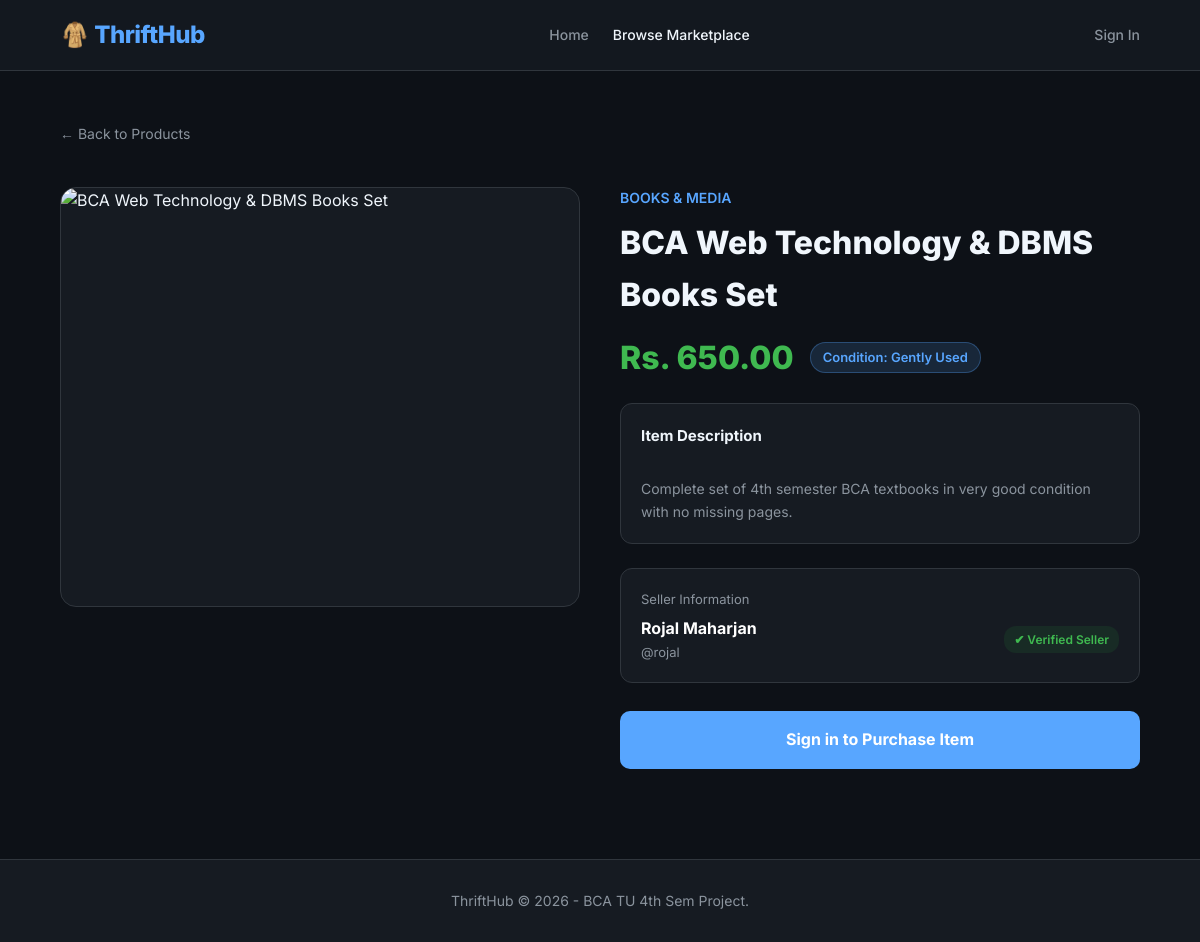
The page /product-detail.php?id=5 on the database its author committed.
### tables this page shows
CREATE TABLE `products` (
  `id` INT AUTO_INCREMENT PRIMARY KEY,
  `seller_id` INT NOT NULL,
  `category_id` INT NOT NULL DEFAULT 1,
  `name` VARCHAR(150) NOT NULL,
  `description` TEXT,
  `price` DECIMAL(10,2) NOT NULL,
  `condition_status` ENUM('Brand New', 'Like New', 'Gently Used', 'Well Used') NOT NULL DEFAULT 'Gently Used',
  `stock` INT NOT NULL DEFAULT 1,
  `image` VARCHAR(255) DEFAULT 'default_item.jpg',
  `status` ENUM('active', 'sold', 'archived') NOT NULL DEFAULT 'active',
  `created_at` TIMESTAMP DEFAULT CURRENT_TIMESTAMP,
  FOREIGN KEY (`seller_id`) REFERENCES `users`(`id`) ON DELETE CASCADE
);

CREATE TABLE `categories` (
  `id` INT AUTO_INCREMENT PRIMARY KEY,
  `name` VARCHAR(50) NOT NULL,
  `slug` VARCHAR(50) NOT NULL UNIQUE,
  `icon` VARCHAR(50) DEFAULT '🏷️'
);

CREATE TABLE `users` (
  `id` INT AUTO_INCREMENT PRIMARY KEY,
  `full_name` VARCHAR(100) NOT NULL,
  `username` VARCHAR(50) NOT NULL UNIQUE,
  `email` VARCHAR(100) NOT NULL UNIQUE,
  `password` VARCHAR(255) NOT NULL,
  `balance` DECIMAL(10,2) NOT NULL DEFAULT 5000.00,
  `role` ENUM('user', 'admin') NOT NULL DEFAULT 'user',
  `created_at` TIMESTAMP DEFAULT CURRENT_TIMESTAMP
);

### product-detail.php (the view, shortened to what this page needs)
<?php
require 'db.php';
$id = intval($_GET['id'] ?? 0);
$stmt = $conn->prepare("SELECT p.*, c.name as category_name, u.full_name as seller_name, u.username as seller_username, u.email as seller_email FROM products p JOIN categories c ON p.category_id = c.id JOIN users u ON p.seller_id = u.id WHERE p.id = ?");
$stmt->bind_param("i", $id);
$stmt->execute();
$res = $stmt->get_result();
$product = $res->fetch_assoc();
$img = !empty($product['image']) && file_exists(__DIR__ . '/uploads/' . $product['image']) ? 'uploads/' . $product['image'] : 'https://images.unsplash.com/photo-1542291026-7eec264c27ff?w=500';
$is_logged_in = isset($_SESSION['user_id']);
$user_id = $_SESSION['user_id'] ?? 0;
$is_own_item = $is_logged_in && ($user_id == $product['seller_id']);
?>
<!DOCTYPE html>
<html lang="en">
<head>
    <link rel="stylesheet" href="style.css">
</head>
<body>
<nav class="navbar">
    <div class="container nav-container">
        <a href="index.php" class="brand">🧥 ThriftHub</a>
        <ul class="nav-links">
            <li><a href="index.php" class="nav-link">Home</a></li>
            <li><a href="products.php" class="nav-link active">Browse Marketplace</a></li>
        </ul>
        <div class="nav-actions">
            <?php if ($is_logged_in) { ?>
                <a href="dashboard.php?page=add_product" class="nav-link" style="background:var(--green); color:white; padding:8px 16px; border-radius:8px; font-weight:600;">+ Sell Thrift Item</a>
            <?php } else { ?>
                <a href="login.php" class="nav-link">Sign In</a>
            <?php } ?>
        </div>
    </div>
</nav>
<div class="container" style="padding: 50px 0;">
    <a href="products.php" style="color:var(--muted); font-size:14px;">&larr; Back to Products</a>
    <div class="detail-grid">
        <div class="detail-img-box">
            <img src="<?= $img ?>" class="detail-img" alt="<?= htmlspecialchars($product['name']) ?>" onerror="this.src='https://images.unsplash.com/photo-1523275335684-37898b6baf30?w=500';">
        </div>
        <div class="detail-info">
            <div style="font-size:14px; color:var(--blue); font-weight:600; text-transform:uppercase; margin-bottom:8px;">
                <?= htmlspecialchars($product['category_name']) ?>
            </div>
            <h1 style="font-size:32px; font-weight:800; margin-bottom:12px;"><?= htmlspecialchars($product['name']) ?></h1>
            <div style="display:flex; align-items:center; gap:16px; margin-bottom:20px;">
                <span style="font-size:32px; font-weight:800; color:#3fb950;">Rs. <?= number_format($product['price'], 2) ?></span>
                <span style="background:rgba(88,166,255,0.15); color:var(--blue); border:1px solid rgba(88,166,255,0.3); padding:4px 12px; border-radius:20px; font-size:13px; font-weight:600;">
                    Condition: <?= htmlspecialchars($product['condition_status']) ?>
                </span>
            </div>
            <div style="background:var(--surface); border:1px solid var(--border); padding:20px; border-radius:12px; margin-bottom:24px;">
                <h3 style="font-size:15px; margin-bottom:8px; color:var(--white);">Item Description</h3>
                <p style="color:var(--muted); font-size:14px; white-space:pre-line;">
                    <?= !empty($product['description']) ? htmlspecialchars($product['description']) : 'No detailed description provided by the seller.' ?>
                </p>
            </div>
            <div style="background:var(--surface); border:1px solid var(--border); padding:20px; border-radius:12px; margin-bottom:28px;">
                <div style="font-size:13px; color:var(--muted); margin-bottom:6px;">Seller Information</div>
                <div style="display:flex; align-items:center; justify-content:space-between;">
                    <div>
                        <strong style="font-size:16px; color:white;"><?= htmlspecialchars($product['seller_name']) ?></strong>
                        <div style="color:var(--muted); font-size:13px;">@<?= htmlspecialchars($product['seller_username']) ?></div>
                    </div>
                    <span style="background:rgba(35,134,54,0.15); color:#3fb950; padding:4px 10px; border-radius:12px; font-size:12px; font-weight:600;">✔ Verified Seller</span>
                </div>
            </div>
            <?php if ($product['stock'] <= 0 || $product['status'] !== 'active') { ?>
                <div style="background:rgba(248,81,73,0.15); color:var(--red); padding:16px; border-radius:10px; text-align:center; font-weight:700; border:1px solid rgba(248,81,73,0.3);">
                    ❌ Sold Out / Unavailable
                </div>
            <?php } elseif ($is_own_item) { ?>
                <div style="background:rgba(210,153,34,0.15); color:var(--amber); padding:16px; border-radius:10px; text-align:center; font-weight:600; border:1px solid rgba(210,153,34,0.3);">
                    ℹ️ You listed this item for sale.
                </div>
            <?php } else { ?>
                <a href="login.php" style="display:block; text-align:center; padding:16px; background:var(--blue); color:white; border-radius:10px; font-size:16px; font-weight:700;">
                    Sign in to Purchase Item
                </a>
            <?php } ?>
        </div>
    </div>
</div>
<footer class="footer">
    <div class="container">
        ThriftHub &copy; <?= date('Y') ?> - BCA TU 4th Sem Project.
    </div>
</footer>
</body>
</html>

### style.css (style rules this page uses)
* { box-sizing: border-box; margin: 0; padding: 0; }
:root { --bg: #0d1117; --surface: #161b22; --surface-card: #1c2128; --border: #30363d; --blue: #58a6ff; --blue-gradient: linear-gradient(135deg, #2563eb, #7c3aed); --green: #238636; --red: #f85149; --muted: #8b949e; --white: #f0f6fc; }
body { font-family: 'Inter', system-ui, sans-serif; background-color: var(--bg); color: var(--white); line-height: 1.6; min-height: 100vh; display: flex; flex-direction: column; }
a { text-decoration: none; color: inherit; }
.navbar { background: rgba(22, 27, 34, 0.85); backdrop-filter: blur(12px); border-bottom: 1px solid var(--border); position: sticky; top: 0; z-index: 100; padding: 16px 0; }
.container { width: 90%; max-width: 1200px; margin: 0 auto; }
.nav-container { display: flex; align-items: center; justify-content: space-between; }
.brand { font-size: 24px; font-weight: 800; color: var(--blue); display: flex; align-items: center; gap: 8px; letter-spacing: -0.5px; }
.nav-links { display: flex; align-items: center; gap: 24px; list-style: none; }
.nav-link { font-size: 14px; font-weight: 500; color: var(--muted); transition: color 0.2s; }
.nav-link:hover, .nav-link.active { color: var(--white); }
.nav-actions { display: flex; align-items: center; gap: 14px; }
.detail-grid { display: grid; grid-template-columns: 1fr 1fr; gap: 40px; margin: 40px 0; }
.detail-img-box { background: var(--surface); border: 1px solid var(--border); border-radius: 16px; overflow: hidden; height: 420px; }
.detail-img { width: 100%; height: 100%; object-fit: cover; }
.detail-info { display: flex; flex-direction: column; }
.footer { margin-top: auto; background: var(--surface); border-top: 1px solid var(--border); padding: 30px 0; text-align: center; color: var(--muted); font-size: 14px; }

### rows shown on the page
products: category.name "BOOKS & MEDIA", name "BCA Web Technology & DBMS Books Set", price "650.00", condition_status "Gently Used", description "Complete set of 4th semester BCA textbooks in very good condition with no missing pages.", seller.full_name "Rojal Maharjan", seller.username "rojal"
